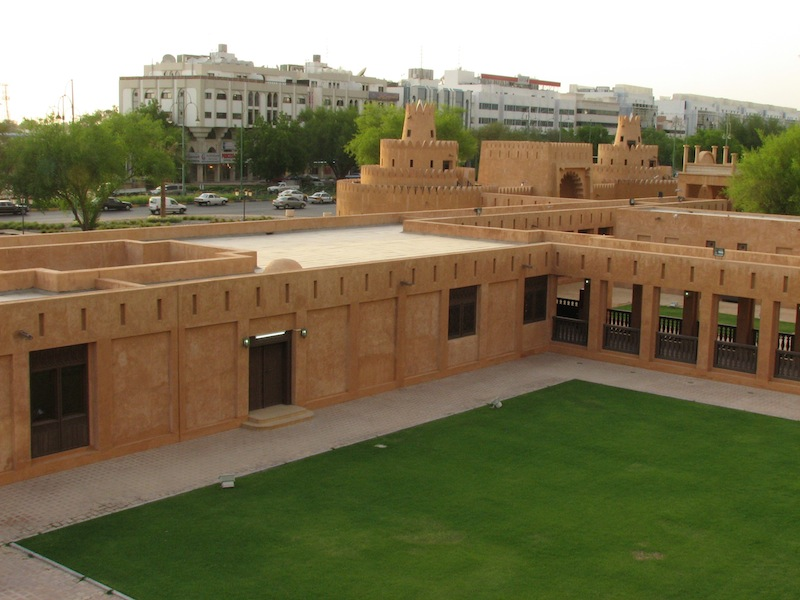
#> input picture input/Image1.jpg, 800 x 600 px
$ python FLANNBasedMatcher.py   (older library calls are emulated)
#> lines starting #> are read from the running program, lines starting #| are printed output that depends on the picture
import numpy as np
import cv2
from matplotlib import pyplot as plt

img1 = cv2.imread('./input/Image1.jpg',1)          # queryImage
#> img1 is the input picture: shape (600, 800, 3); mean B, G, R 84.9, 115.8, 123.6
img2 = cv2.imread('./input/Image2.jpg',1) # trainImage
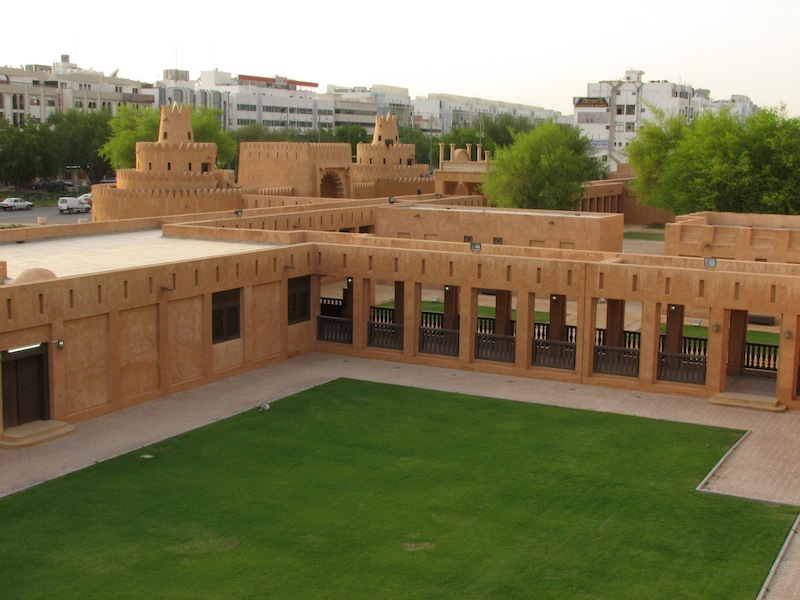
#> input picture input/Image2.jpg, 800 x 600 px
#> img2 is the input picture: shape (600, 800, 3); mean B, G, R 85.3, 119.4, 126.2
# cv2.imshow("img1",img1)
# cv2.waitKey(0)
# cv2.destroyAllWindows()
# Initiate SIFT detector
sift = cv2.SIFT()

# find the keypoints and descriptors with SIFT
kp1, des1 = sift.detectAndCompute(img1,None)
#> kp1 = 1522 keypoints; strongest (x, y, size): (257, 337, 1.9), (558, 84, 3.4), (58, 117, 2.5), (298, 144, 89.3)
kp2, des2 = sift.detectAndCompute(img2,None)
#> kp2 = 1552 keypoints; strongest (x, y, size): (38, 345, 1.9), (10, 351, 1.9), (315, 85, 3.5), (541, 337, 1.8)

# FLANN parameters
FLANN_INDEX_KDTREE = 0
index_params = dict(algorithm = FLANN_INDEX_KDTREE, trees = 5)
search_params = dict(checks=50)   # or pass empty dictionary

flann = cv2.FlannBasedMatcher(index_params,search_params)

matches = flann.knnMatch(des1,des2,k=2)
#> matches = 1522 matches

#Need to draw only good matches, so create a mask
matchesMask = [[0,0] for i in xrange(len(matches))]
#> matchesMask = 1522 pairs, first value 0 to 0, second value 0 to 0

# ratio test as per Lowe's paper
for i,(m,n) in enumerate(matches):
  if m.distance < 0.7*n.distance:
    matchesMask[i]=[1,0]
#> after the loop, matchesMask = 1522 pairs, first value 0 to 1, second value 0 to 0
draw_params = dict(matchColor = (0,255,0),
                    singlePointColor = (255,0,0),
                    matchesMask = matchesMask,
                    flags = 0)
#> draw_params = 4 items

img3 = cv2.drawMatchesKnn(img1,kp1,img2,kp2,matches,None,**draw_params)
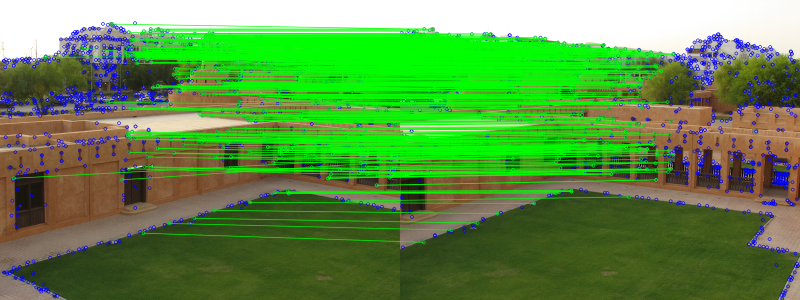
#> img3: shape (600, 1600, 3) (shown at 1/2 size); mean B, G, R 72.7, 143, 94.1

plt.imshow(img3,),plt.show()
